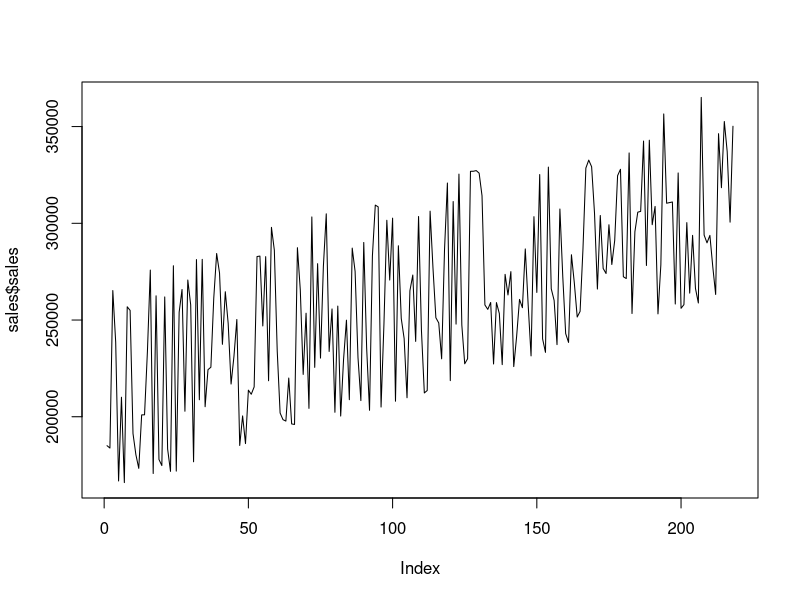
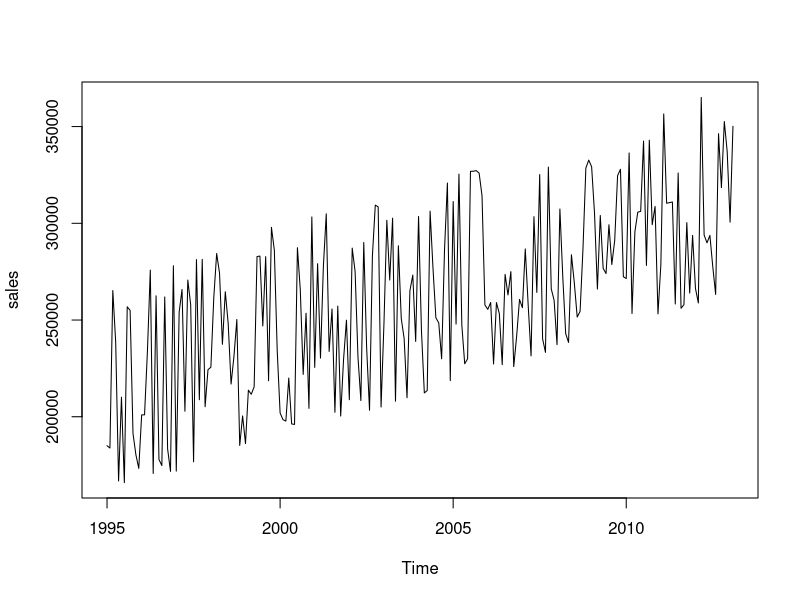
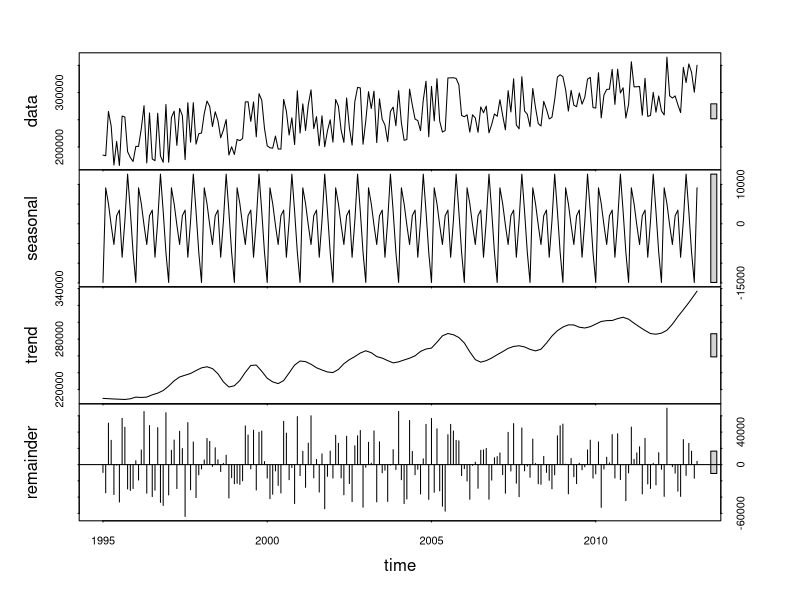
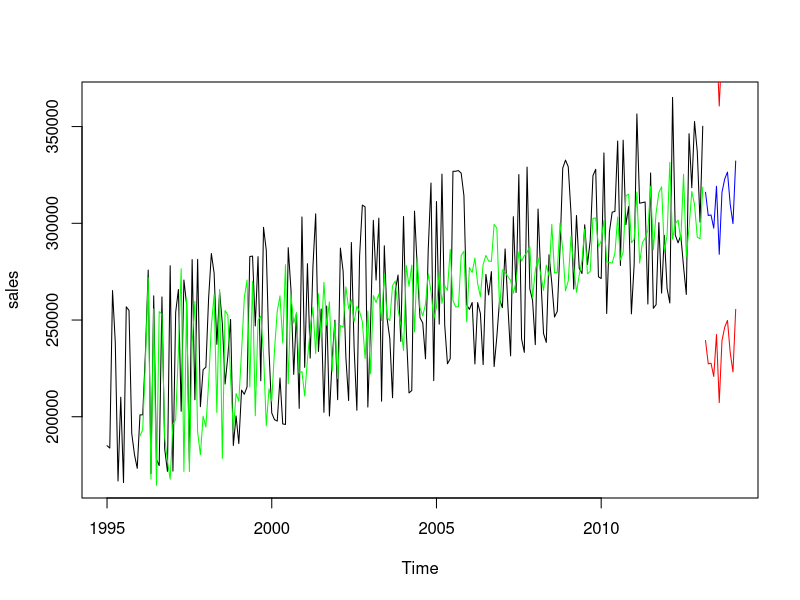
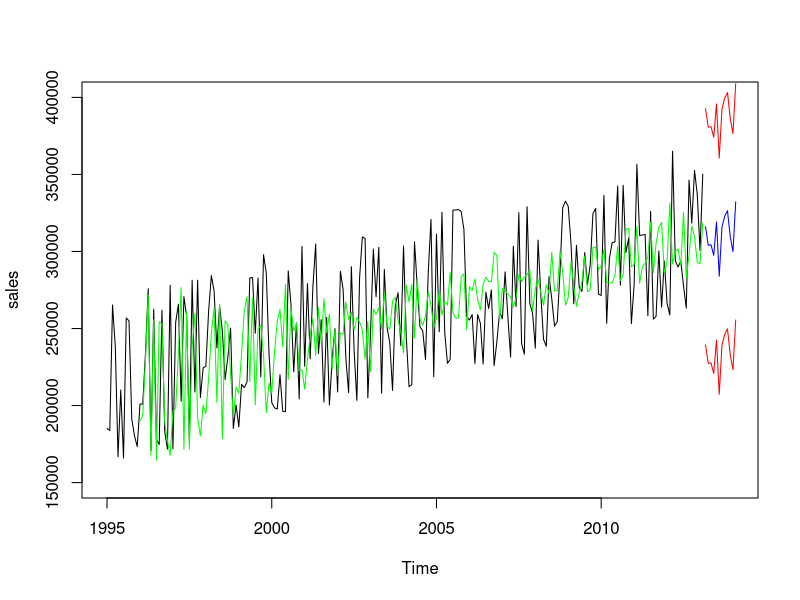

The R script that drew these images, in order: (Note: this script raises an error after producing the figures.)
#Setting working directory
setwd("D:/Google Drive/Work/SA/Training/Resources/R Training/Time series 2")
#Reading the data
sales <- read.csv("sales.csv")

#What kind of data we have
plot(sales$sales,type="l")
head(sales)
tail(sales)
help(plot)
#Create time series from the input data, [,1] is for first column and all rows. freq = 12, is for 12 months. For quarters it will be freq = 4
sales <- ts(sales[,1],start=1995,freq=12)

#Let's view, what is the output
sales

#Plot Time Series
plot(sales)

#Divides into Seasonal, Trend and Remainder. S.Window controls how rapidly the seasonal component can change
#STL means Seasonal Trend Decomposition using Loess
decom<-stl(sales,s.window="periodic")
decom
-14893.3261688 +209568.2689  -9633.9427329
185041

#Plot sales time series into three components - seasonal, trend and remainder
plot(decom)

#Single Exponential Seasoning, coefficient tells you the level
hws1<-HoltWinters(sales)

#Predict SES, Prediction interval gives me upper and lower bound of the confidence interval
sales.pred1<-predict(hws1,n.ahead=12,prediction.interval=TRUE)

#Predicted values
sales.pred1

#Plot the base level graph, giving limits to x
plot.ts(sales, xlim = c(1995,2014))

#Historical Fitted values, no trend so both columns are same
hws1$fitted

#Fit the historical fitted values
lines(hws1$fitted[,1],col="green")

#Fit the future predicted values
lines(sales.pred1[,1],col="blue")

#Fit the upper interval predicted values
lines(sales.pred1[,2],col="red")
lines(sales.pred1[,3],col="red")

#Can't see the upper bound, need to have y limit
plot.ts(sales, xlim = c(1995,2014),ylim=c(150000,400000))

#Fit the historical fitted values
lines(hws1$fitted[,1],col="green")

#Fit the future predicted values
lines(sales.pred1[,1],col="blue")

#Fit the upper interval predicted values
lines(sales.pred1[,2],col="red")

#Fit the upper interval predicted values
lines(sales.pred1[,3],col="red")


#MAPE calculation
length(hws6$fitted[,1])
length(sales)
act <- sales[-c(1:12)]
prd <- hws6$fitted[,1]
mean(abs((act-prd)/act))

